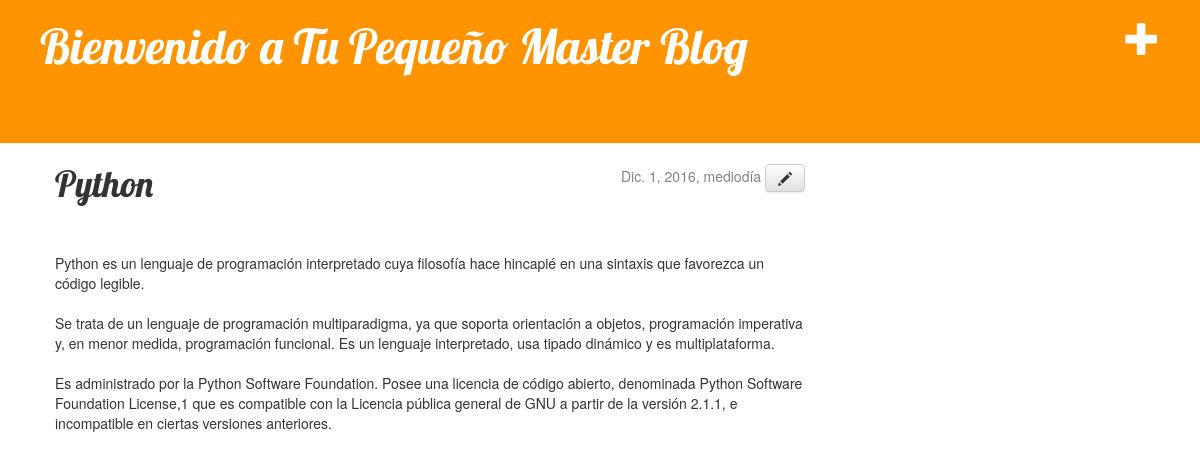
The app's page /post/4/ with its own data.
### blog/models.py (models this page shows, shortened)
class Post(models.Model):
        author = models.ForeignKey('auth.User')
        title = models.CharField(max_length=200)
        text = models.TextField()
        created_date = models.DateTimeField(
                default=timezone.now)
        published_date = models.DateTimeField(
                blank=True, null=True)

### blog/views.py (the view)
# urls.py: url(r'^post/(?P<pk>[0-9]+)/$', views.post_detail),
def post_detail(request, pk):
    post = get_object_or_404(Post, pk=pk)
    return render(request, 'blog/post_detail.html', {'post': post})

### blog/templates/blog/post_detail.html
{% extends 'blog/base.html' %}
{% block content %}
    <div class="date">
        {% if post.published_date %}
            {{ post.published_date }}
        {% endif %}
        <a class="btn btn-default" href="{% url 'post_edit' pk=post.pk %}"><span class="glyphicon glyphicon-pencil"></span></a>
    </div>
        <h1>{{ post.title }}</h1>
        <p>{{ post.text|linebreaksbr }}</p>
    </div>
{% endblock %}

### blog/static/css/blog.css (style rules this page uses)
h1, h2, h3, h4 { font-family: 'Lobster', cursive; }
.date { float: right; color: #828282; }
h1 { margin: 0 0 50px 0; }

### records on screen
Post: published_date "Dic. 1, 2016, mediodía", title "Python", text "Python es un lenguaje de programación interpretado cuya filosofía hace hincapié en una sintaxis que favorezca un código legible. Se trata de un lenguaje de programación multiparadigma, ya que soporta orientación a objetos, programación imperativa y, en menor medida, programación funcional. Es un lenguaje interpretado, usa tipado dinámico y es multiplataforma. Es administrado por la Python Software Foundation. Posee una licencia de código abierto, denominada Python Software Foundation License,1 que es compatible con la Licencia pública general de GNU a partir de la versión 2.1.1, e incompatible en ciertas versiones anteriores."
